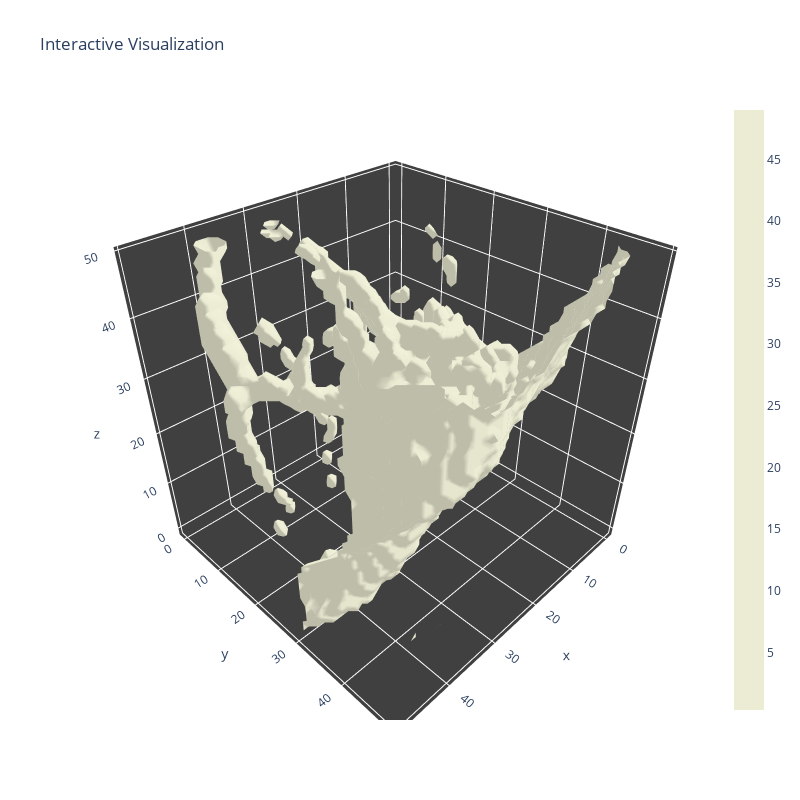

Here is the notebook cell this chart was saved with:
### Code cell
pid=105142
im = 'T0_1.tif'
with open(f"data/nlst_rois_3d/{pid}/{im[:-4]}.pkl", "rb") as input_file:
    cube = pkl.load(input_file)
cube[cube < cube.max()/(3/2)] = 0
v, f = make_mesh(cube)
plotly_3d(v, f)

### Figure 1 — Plotly figure (JSON) as saved in the notebook; plotly's stock layout.template omitted (floating-point values rounded to 4 significant figures; data arrays with more than 128 entries replaced by an {"elided": "..."} marker saying what was removed)
{"data": [{"facecolor": {"elided": "20293 str values"}, "i": {"elided": "20293 int values"}, "j": {"elided": "20293 int values"}, "k": {"elided": "20293 int values"}, "name": "", "type": "mesh3d", "x": {"elided": "10374 float values"}, "y": {"elided": "10374 float values"}, "z": {"elided": "10374 float values"}}, {"hoverinfo": "none", "marker": {"color": [0.3323, 49.0], "colorscale": [[0, "rgb(236, 236, 212)"], [1, "rgb(236, 236, 212)"]], "showscale": true, "size": 0.1}, "mode": "markers", "showlegend": false, "type": "scatter3d", "x": [0.9971], "y": [1], "z": [8]}], "layout": {"height": 800, "scene": {"aspectratio": {"x": 1, "y": 1, "z": 1}, "xaxis": {"backgroundcolor": "rgb(64, 64, 64)", "gridcolor": "rgb(255, 255, 255)", "showbackground": true, "zerolinecolor": "rgb(255, 255, 255)"}, "yaxis": {"backgroundcolor": "rgb(64, 64, 64)", "gridcolor": "rgb(255, 255, 255)", "showbackground": true, "zerolinecolor": "rgb(255, 255, 255)"}, "zaxis": {"backgroundcolor": "rgb(64, 64, 64)", "gridcolor": "rgb(255, 255, 255)", "showbackground": true, "zerolinecolor": "rgb(255, 255, 255)"}}, "title": {"text": "Interactive Visualization"}, "width": 800}}
